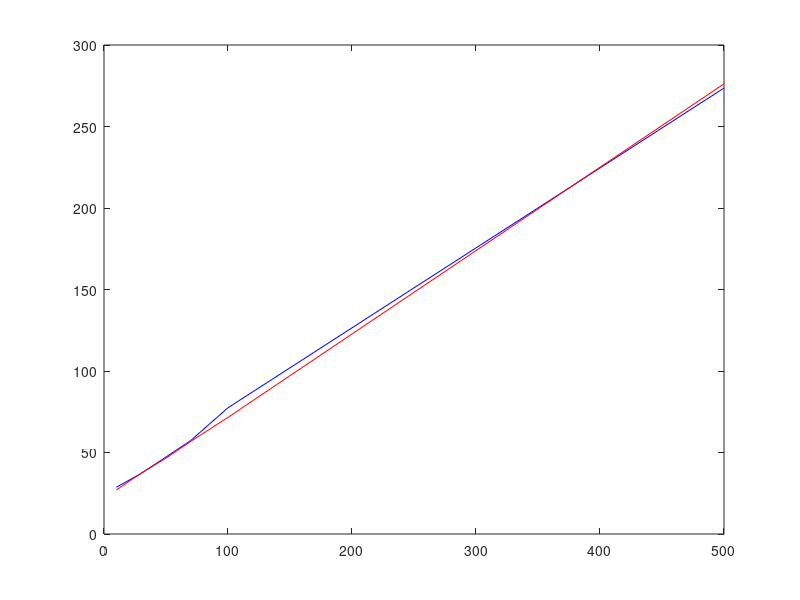

MATLAB code for this plot:
% analisys
petitions = [10 30 50 70 100 500];
timePool = [28.7 37.17 47.24 57.39 77.447 273.598];
timeNoPool = [26.99 37.37 46.54 56.86 71.55 276.179];
plot(petitions, timePool, 'b');
hold on;
plot(petitions, timeNoPool, 'r');
hold off;